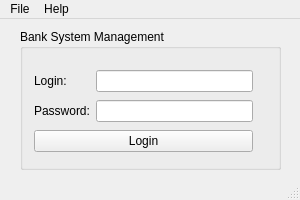
<?xml version="1.0" encoding="UTF-8"?>
<ui version="4.0">
 <class>LoginWindow</class>
 <widget class="QMainWindow" name="LoginWindow">
  <property name="enabled">
   <bool>true</bool>
  </property>
  <property name="geometry">
   <rect>
    <x>0</x>
    <y>0</y>
    <width>300</width>
    <height>200</height>
   </rect>
  </property>
  <property name="sizePolicy">
   <sizepolicy hsizetype="Preferred" vsizetype="Preferred">
    <horstretch>50</horstretch>
    <verstretch>50</verstretch>
   </sizepolicy>
  </property>
  <property name="minimumSize">
   <size>
    <width>300</width>
    <height>200</height>
   </size>
  </property>
  <property name="windowTitle">
   <string>MainWindow</string>
  </property>
  <widget class="QWidget" name="centralwidget">
   <widget class="QGroupBox" name="groupBox">
    <property name="geometry">
     <rect>
      <x>20</x>
      <y>10</y>
      <width>261</width>
      <height>141</height>
     </rect>
    </property>
    <property name="title">
     <string>Bank System Management</string>
    </property>
    <widget class="QWidget" name="layoutWidget">
     <property name="geometry">
      <rect>
       <x>14</x>
       <y>39</y>
       <width>219</width>
       <height>89</height>
      </rect>
     </property>
     <layout class="QGridLayout" name="gridLayout">
      <item row="0" column="0">
       <widget class="QLabel" name="label">
        <property name="text">
         <string>Login:</string>
        </property>
       </widget>
      </item>
      <item row="0" column="1">
       <widget class="QLineEdit" name="login_userid"/>
      </item>
      <item row="1" column="0">
       <widget class="QLabel" name="label_2">
        <property name="text">
         <string>Password:</string>
        </property>
       </widget>
      </item>
      <item row="1" column="1">
       <widget class="QLineEdit" name="login_password">
        <property name="echoMode">
         <enum>QLineEdit::Password</enum>
        </property>
       </widget>
      </item>
      <item row="2" column="0" colspan="2">
       <widget class="QPushButton" name="LoginButton">
        <property name="text">
         <string>Login</string>
        </property>
       </widget>
      </item>
     </layout>
    </widget>
   </widget>
  </widget>
  <widget class="QMenuBar" name="menubar">
   <property name="geometry">
    <rect>
     <x>0</x>
     <y>0</y>
     <width>300</width>
     <height>22</height>
    </rect>
   </property>
   <widget class="QMenu" name="menuHelp">
    <property name="title">
     <string>Help</string>
    </property>
    <addaction name="actionAbout"/>
   </widget>
   <widget class="QMenu" name="menuFile">
    <property name="title">
     <string>File</string>
    </property>
    <addaction name="actionExit"/>
   </widget>
   <addaction name="menuFile"/>
   <addaction name="menuHelp"/>
  </widget>
  <widget class="QStatusBar" name="statusbar"/>
  <action name="actionExit">
   <property name="icon">
    <iconset resource="../Resource.qrc">
     <normaloff>:/img/exit.png</normaloff>:/img/exit.png</iconset>
   </property>
   <property name="text">
    <string>Exit</string>
   </property>
  </action>
  <action name="actionAbout">
   <property name="text">
    <string>About</string>
   </property>
  </action>
 </widget>
 <resources>
  <include location="../Resource.qrc"/>
 </resources>
 <connections/>
</ui>
